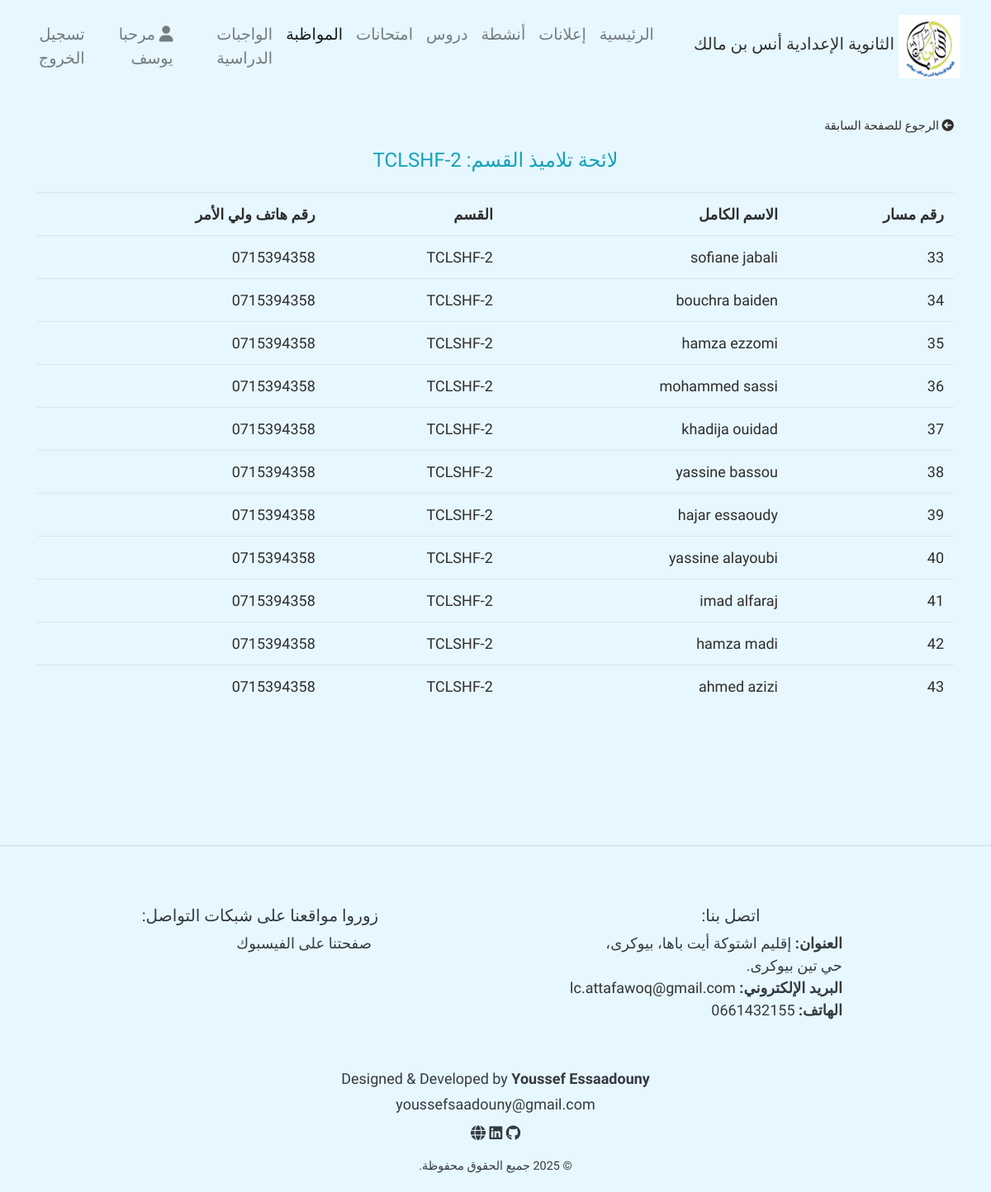
Screenshot of /ClassStudents/2 (signed in) with the database file from the repository.
### home/models.py (models this page shows, shortened)
class UserProfile(models.Model):
    user = models.ForeignKey(User, on_delete = models.CASCADE)
    firstname = models.CharField(max_length = 100)
    lastname = models.CharField(max_length = 100)
    User_Type = models.CharField(max_length = 100, null = True, blank = True)
    email = models.EmailField(null = True, blank=  True)

class Section(models.Model):
    name = models.CharField(max_length = 50)
    subjects = models.ManyToManyField(Subject, related_name= 'sections' )
    def __str__(self):
        return self.name

class Student(models.Model):
    massar_num = models.CharField(max_length = 50, null = True, blank = True)
    first_name = models.CharField(max_length = 50)
    last_name = models.CharField(max_length = 50)
    sections = models.ForeignKey(Section, related_name="students", blank = True, null = True, on_delete = models.SET_NULL)
    number_phone = models.CharField(max_length = 14, default = 0000)
    parentEmail = models.EmailField(null=True)

### home/decorator.py (the view)
        def wrapper_funct(request, *args, **kwargs):
            group = None
            if request.user.groups.exists():
                group = request.user.groups.all()[0].name
            if group and group in allowed_roles:
                return view_func(request, *args, **kwargs)
            else:
                return HttpResponse('أنت غير مؤهل لزيارة هذه الصفحة.')

### home/decorator.py (called while the page is built)
def allowed_user(allowed_roles = []):
    def decorator(view_func):
        def wrapper_funct(request, *args, **kwargs):
            group = None
            if request.user.groups.exists():
                group = request.user.groups.all()[0].name
            if group and group in allowed_roles:
                return view_func(request, *args, **kwargs)
            else:
                return HttpResponse('أنت غير مؤهل لزيارة هذه الصفحة.')
        return wrapper_funct
    return decorator

### home/views.py (called while the page is built)
@allowed_user(allowed_roles=['general_surveillance', 'admin'])
def ClassStudents(request, id):
    message = None
    user = request.user
    user_info = UserProfile.objects.get(user = user)
    students = Student.objects.filter(sections = id)
    if not students:
        message = 'المرجو إضافة لائحة تلاميذ.'
    section = Section.objects.get(id = id)
    context = {
        'user_info' : user_info,
        'students' : students,
        'section' : section,
        'message' : message,
    }
    return render(request, 'pages/attendance/ClassStudents.html', context)

### templates/pages/attendance/ClassStudents.html
{% extends 'base.html' %}
{% load static %}
{% block content %}
<div class="container mt-4">
    {% if message %}
        <h4>{{message}}</h4>
    {% else %}
    <div class="mb-3 text-start">
        <a href="{% url 'classes' %}" class="text-decoration-none" style="color: inherit; font-size: 0.9rem;">
          <i class="fas fa-arrow-circle-left me-1"></i> الرجوع للصفحة السابقة
        </a>
    </div>
    <center class="text-info mb-4"> <h4 my-2> لائحة تلاميذ القسم: {{section.name}} </h4> </center>
    <table  class="table">
        <tr>
            <th class="m-4">
                    رقم مسار
            </th>
            <th class="m-4">
                الاسم الكامل
            </th>
            <th class="m-4">
                    القسم
            </th>
            <th class="m-4">
                    رقم هاتف ولي الأمر
            </th>
        </tr>
        {% for s in students %}
        <tr>
            <td class="">{{s.massar_num}}</td>
            <td class=""> <a style="color: inherit;" href="{% url 'StudentAttendance' s.id %}"> {{s.first_name}} {{ s.last_name}} </a> </td>
            <td class="">{{s.sections}}</td>
            <td class="">{{s.number_phone}}</td>
        </tr>
        {% endfor %}
    </table>
    {% endif %}
</div>
{% endblock %}

### templates/parts/navbar.html (shortened to what this page needs)
 {% load static %}
 <nav class="navbar navbar-expand-lg navbar-light " style="font-size:medium; font-weight:normal" dir="rtl">
        <a href="/" class="navbar-brand text-center d-flex align-items-center">
            <img src="{% static 'photos/aim.jpg' %}" alt="شعار الثانوية الإعدادية أنس بن مالك ">
            <h5>الثانوية الإعدادية أنس بن مالك </h5>
        </a>
        <div id="navbarContent" class="collapse navbar-collapse justify-content-center">
            <ul class="navbar-nav" style="border-radius:2px; color:#f8f9fa">
                <li class="nav-item {% if request.path == '/' %} active {% endif %} "><a href="/" class="nav-link">  الرئيسية</a></li>
                <li class="nav-item {% if request.resolver_match.url_name == 'announce' or request.resolver_match.url_name == 'add_announce' %} active {% endif %}"><a href="{% url 'announce' %}" class="nav-link">إعلانات</a></li>
                <li class="nav-item {% if request.resolver_match.url_name == 'ShowActivities' or request.resolver_match.url_name == 'add_activity' %} active {% endif %}"><a href="{% url 'ShowActivities' %}" class="nav-link">أنشطة</a></li>
                <li class="nav-item   "><a href=" {% if 'admin' in request.user.groups.all|join:',' or 'teacher' in request.user.groups.all|join:',' or 'general_surveillance' in request.user.groups.all|join:','  %} {% url 'UserCourseList' %} {% else %} {% url 'course_res' %} {% endif %} " class="nav-link">دروس</a></li>
                <li class="nav-item "><a href="{% url 'exams' %}" class="nav-link">امتحانات</a></li>
                {% if 'admin' in request.user.groups.all|join:", " or 'general_surveillance' in request.user.groups.all|join:", " %}
                <li class="nav-item {% if request.path == '/classes/' or request.path == '/ClassStudents/' or request.resolver_match.url_name == 'studentTotalAbsence' or request.resolver_match.url_name == 'studentAbsence' or request.resolver_match.url_name == 'StudentAttendance' or request.resolver_match.url_name == 'ClassStudents' or request.resolver_match.url_name == 'add_reports' or request.resolver_match.url_name == 'studentTotalreports' %} active {% endif %}"><a href="{% url 'classes' %}" class="nav-link seasonsDropdown"> المواظبة </a></li>
                {% endif %}
                {% if 'admin' in request.user.groups.all|join:", " or 'teacher' in request.user.groups.all|join:", "  or 'student' in request.user.groups.all|join:", " %}
                <li class="nav-item "><a href=" {% if 'student' in request.user.groups.all|join:',' %} {% url 'homeWork' %} {% else %} {% url 'UserHomeWorkList' %} {% endif %} " class="nav-link seasonsDropdown"> الواجبات الدراسية</a></li>
                {% endif %}
                {% url 'password_change' as p %}
                {% url 'password_change_done' as d %}
                <li class="nav-item mx-2 {% if request.path == '/UserInfo/' %} active {% endif %}"><a href="{% url 'UserInfo' %}" class="nav-link user" >{% if request.path != p and request.path != d %} <i class="fas fa-user "></i>  مرحبا  {{user_info.firstname}} {% endif %}</a></li>
                <li class="nav-item "><a href="{% url 'signout' %}" class="nav-link out"> تسجيل الخروج  </a></li>
            </ul>
        </div>
    </nav>

### LC_tassegdelt/static/css/style.css (style rules this page uses)
body { background: #e6f7ff; color: #2f2d2d; position: relative; font-size: large; font-family: 'Tajawal' , 'Gupter', 'Marhey', sans-serif; direction: rtl; text-align: right; }
.navbar-brand { display: flex; align-items: center; justify-content: center; }
.navbar-brand img { max-width: 75px; margin: 5px; border-radius: 2px; }
.navbar-brand h5 { color: #333333; font-family: 'Reem Kufi Fun'; }
.nav-link, .nav-link:visited { font-size: larger; color: #f8f9fa; }
.nav-item { font-family: 'Reem Kufi Fun'; }
@media (min-width: 576px) { .navbar-brand { flex-direction: row; } }
@media (min-width: 576px) { .navbar-brand img { max-width: 75px; margin: 5px; } }

### rows the page displays
UserProfile: firstname "يوسف"
Section: name "TCLSHF-2"
Student: massar_num "33", first_name "sofiane", last_name "jabali", sections "TCLSHF-2", number_phone "0715394358"
Student: massar_num "34", first_name "bouchra", last_name "baiden", sections "TCLSHF-2", number_phone "0715394358"
Student: massar_num "35", first_name "hamza", last_name "ezzomi", sections "TCLSHF-2", number_phone "0715394358"
Student: massar_num "36", first_name "mohammed", last_name "sassi", sections "TCLSHF-2", number_phone "0715394358"
Student: massar_num "37", first_name "khadija", last_name "ouidad", sections "TCLSHF-2", number_phone "0715394358"
Student: massar_num "38", first_name "yassine", last_name "bassou", sections "TCLSHF-2", number_phone "0715394358"
Student: massar_num "39", first_name "hajar", last_name "essaoudy", sections "TCLSHF-2", number_phone "0715394358"
Student: massar_num "40", first_name "yassine", last_name "alayoubi", sections "TCLSHF-2", number_phone "0715394358"
Student: massar_num "41", first_name "imad", last_name "alfaraj", sections "TCLSHF-2", number_phone "0715394358"
Student: massar_num "42", first_name "hamza", last_name "madi", sections "TCLSHF-2", number_phone "0715394358"
Student: massar_num "43", first_name "ahmed", last_name "azizi", sections "TCLSHF-2", number_phone "0715394358"
